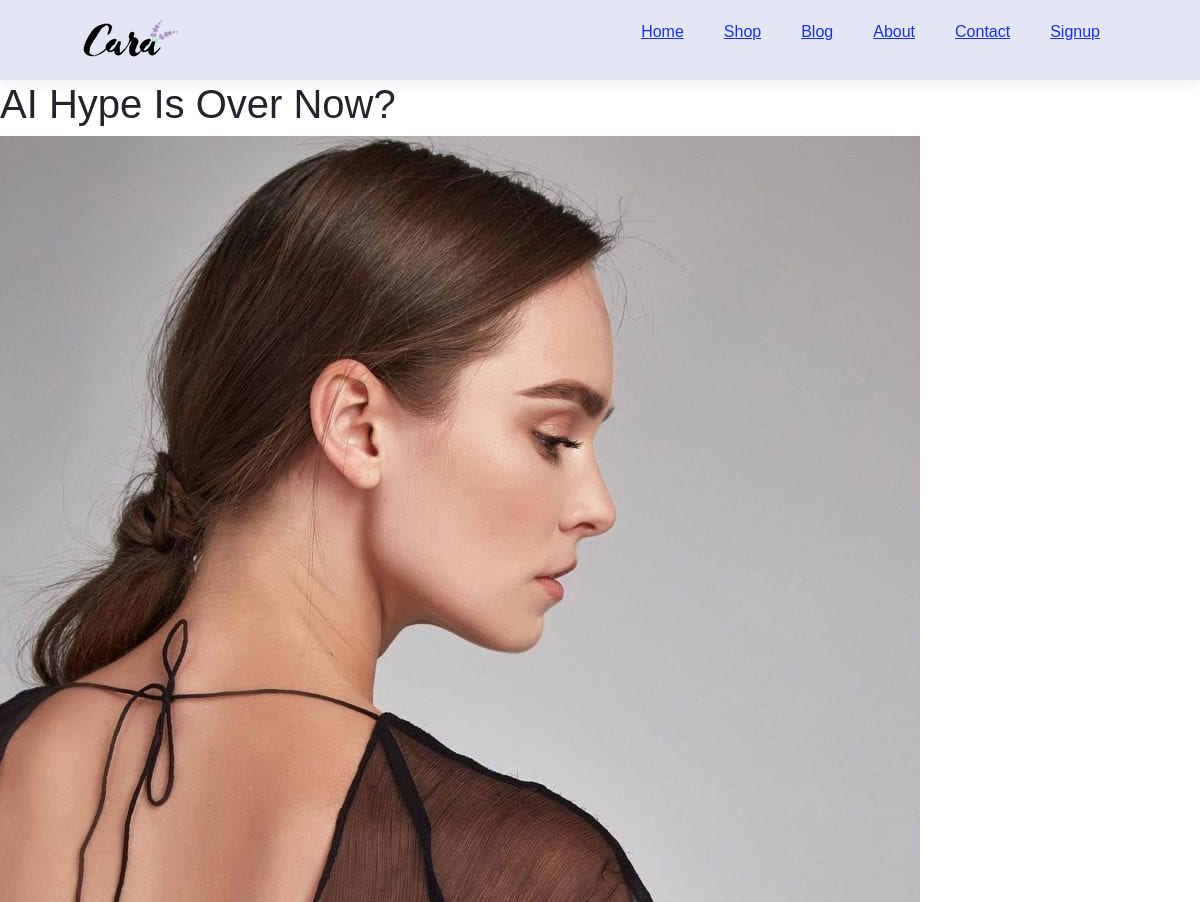
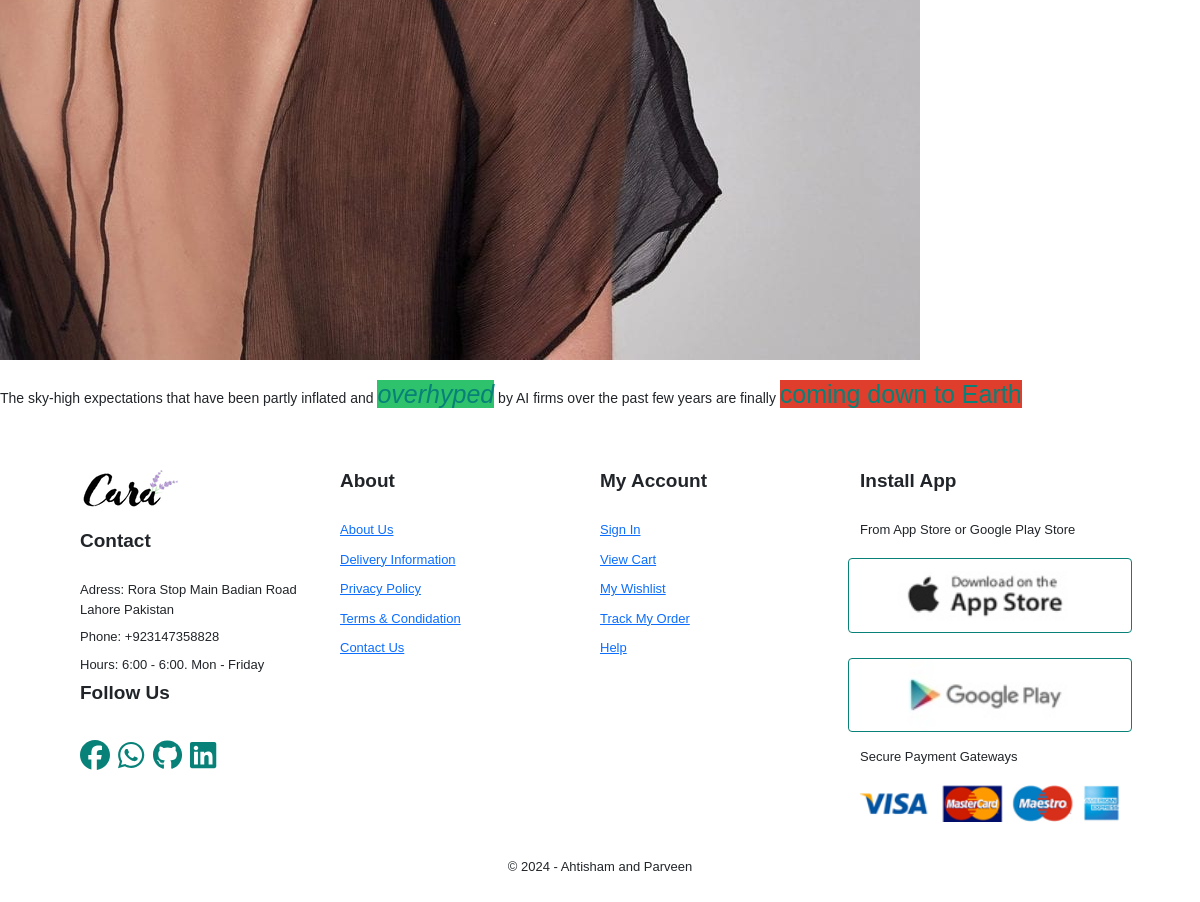
Screenshot of /blog/ai-hype-is-over-now with the database file from the repository (2 pictures, top to bottom).
### app/models.py (models this page shows)
class BlogModel(models.Model):
    blog_title = models.CharField(max_length=50)
    blog_desc = HTMLField()
    blog_image = models.FileField(upload_to='blogs/', null = True, default=None,blank=True)
    blog_slug = AutoSlugField(populate_from = 'blog_title', unique=True, null = True, default=None)

### app/views.py (the view)
# urls.py: path("blog/<blog_slug>", views.blog_detail, name="blog"),
def blog_detail(request, blog_slug):
    print(f'Blog ID ========== {blog_slug}')
    blog_detail = BlogModel.objects.get(blog_slug = blog_slug)
    data = {'blog_detail':blog_detail}
    return render(request, 'blog_detail.html', data)

### app/templates/blog_detail.html
{% extends "base.html" %}
{% load static %}
{% block content %}
<h1>{{blog_detail.blog_title}}</h1>
<img src="/media/{{blog_detail.blog_image}}" alt="{{blog_detail.blog_title}}-image">
<p>{{blog_detail.blog_desc | safe}}</p>
{% endblock content %}

### static/css/style.css (style rules this page uses)
* { margin:0; padding:0; box-sizing: border-box; font-family: sans-serif; list-style: none; border:none; outline: none; text-decoration: none; }
h1 { font-size: 50px; line-height: 65px; color:#222; }
p { font-size: 14px; margin:15px 0 20px 0; }
body { width:100%; }
span { font-size: 25px; color:#088178; }

### rows the page displays
BlogModel: blog_title "AI Hype Is Over Now?", blog_image (picture), blog_desc "The sky-high expectations that have been partly inflated and overhyped by AI firms over the past few years are finally coming down to Earth"
